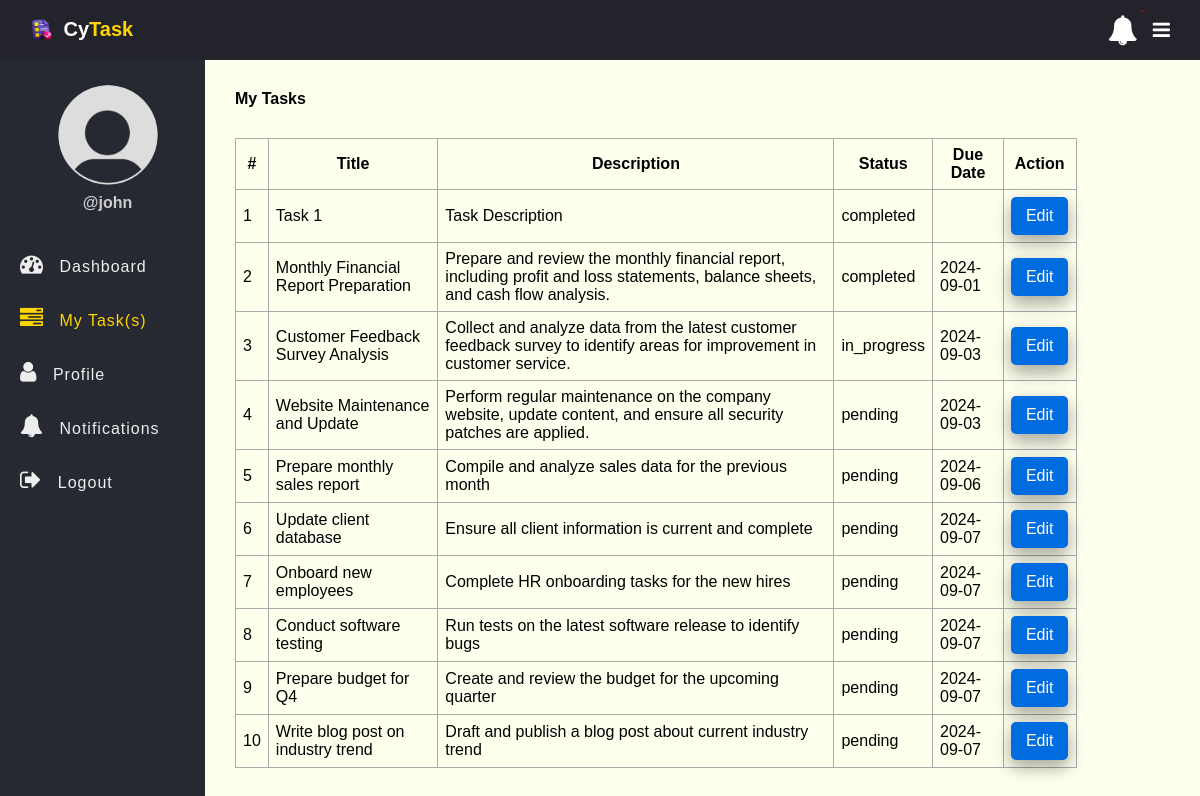
Before: /my_task.php (signed in) with the older database file.
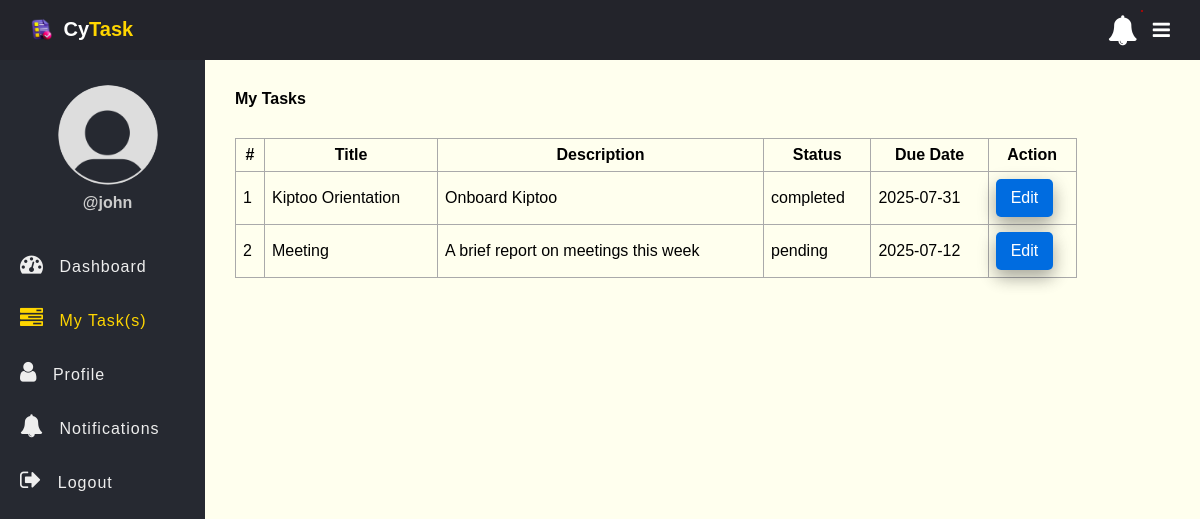
After: the same page with the newer database file.
### tables this page shows
CREATE TABLE `tasks` (
  `id` int(11) NOT NULL AUTO_INCREMENT,
  `title` varchar(100) NOT NULL,
  `description` text DEFAULT NULL,
  `assigned_to` int(11) DEFAULT NULL,
  `due_date` date DEFAULT NULL,
  `status` enum('pending','in_progress','completed') DEFAULT 'pending',
  `created_at` timestamp NOT NULL DEFAULT current_timestamp(),
  PRIMARY KEY (`id`),
  KEY `assigned_to` (`assigned_to`),
  CONSTRAINT `tasks_ibfk_1` FOREIGN KEY (`assigned_to`) REFERENCES `users` (`id`)
);

### app/Model/Task.php (called while the page is built, shortened)
<?php
function get_all_tasks_by_id($conn, $id){
	$sql = "SELECT * FROM tasks WHERE assigned_to=?";
	$stmt = $conn->prepare($sql);
	$stmt->execute([$id]);
	if($stmt->rowCount() > 0){
		$tasks = $stmt->fetchAll();
	}else $tasks = 0;
	return $tasks;
}

### my_task.php (the view, shortened to what this page needs)
<?php
if (isset($_SESSION['role']) && isset($_SESSION['id'])) {
    include "DB_connection.php";
    include "app/Model/Task.php";
    include "app/Model/User.php";
    $tasks = get_all_tasks_by_id($conn, $_SESSION['id']);
 ?>
<!DOCTYPE html>
<html>
<head>
	<link rel="stylesheet" href="https://stackpath.bootstrapcdn.com/font-awesome/4.7.0/css/font-awesome.min.css">
	<link rel="stylesheet" href="css/style.css">
</head>
<body>
	<?php include "inc/header.php" ?>
	<div class="body">
		<?php include "inc/nav.php" ?>
		<section class="section-1">
			<h4 class="title">My Tasks</h4>
			<?php if ($tasks != 0) { ?>
			<table class="main-table">
				<tr>
					<th>#</th>
					<th>Title</th>
					<th>Description</th>
					<th>Status</th>
					<th>Due Date</th>
					<th>Action</th>
				</tr>
				<?php $i=0; foreach ($tasks as $task) { ?>
				<tr>
					<td><?=++$i?></td>
					<td><?=$task['title']?></td>
					<td><?=$task['description']?></td>
					<td><?=$task['status']?></td>
	            <td><?=$task['due_date']?></td>
					<td>
						<a href="edit-task-employee.php?id=<?=$task['id']?>" class="edit-btn">Edit</a>
					</td>
				</tr>
			   <?php	} ?>
			</table>
		<?php }else { ?>
			<h3>Empty</h3>
		<?php  }?>
		</section>
	</div>
</body>
</html>
<?php }else{
   $em = "First login";
   header("Location: login.php?error=$em");
   exit();
}
 ?>

### inc/header.php (shortened to what this page needs)
<header class="header">
	<div class="left-header">
	<h2 class="u-name">
	<img src="img/logo.png" alt="CyTask Logo" style="height:24px; vertical-align:middle; margin-right:5px;">
	Cy<b>Task</b>
	</h2>
	</div>
	<div class="right-header">
	<span class="notification" id="notificationBtn">
		<i class="fa fa-bell" aria-hidden="true"></i>
		<span id="notificationNum"></span>
	</span>
	<label for="checkbox">
      <i id="navbtn" class="fa fa-bars" aria-hidden="true"></i>
    </label>
	</div>
</header>

### inc/nav.php (shortened to what this page needs)
<nav class="side-bar">
			<div class="user-p">
				<img src="img/user.png">
				<h4>@<?=$_SESSION['username']?></h4>
			</div>
			<?php
               if($_SESSION['role'] == "employee"){
			 ?>
			<ul id="navList">
				<li>
					<a href="index.php">
						<i class="fa fa-tachometer" aria-hidden="true"></i>
						<span>Dashboard</span>
					</a>
				</li>
				<li>
					<a href="my_task.php">
						<i class="fa fa-tasks" aria-hidden="true"></i>
						<span>My Task(s)</span>
					</a>
				</li>
				<li>
					<a href="profile.php">
						<i class="fa fa-user" aria-hidden="true"></i>
						<span>Profile</span>
					</a>
				</li>
				<li>
					<a href="notifications.php">
						<i class="fa fa-bell" aria-hidden="true"></i>
						<span>Notifications</span>
					</a>
				</li>
				<li>
					<a href="logout.php">
						<i class="fa fa-sign-out" aria-hidden="true"></i>
						<span>Logout</span>
					</a>
				</li>
			</ul>
		<?php } ?>
		</nav>

### css/style.css (style rules this page uses)
* { padding: 0; margin: 0; box-sizing: border-box; font-family: arial, sans-serif; }
.header { display: flex; justify-content: space-between; align-items: center; padding: 15px 30px; background: #23242b; color: #fff; }
.left-header { display: flex; align-items: center; gap: 15px; }
.right-header { display: flex; align-items: center; gap: 15px; }
.u-name { font-size: 20px; padding-left: 0px; }
.u-name b { color: #FFD600; }
.header i { font-size: 30px; cursor: pointer; color: #fff; }
.header .notification { position: relative; cursor: pointer; }
.header .notification span { position: absolute; top: -5px; right: -5px; background: #C80000; padding: 1px; border-radius: 50%; }
.user-p { text-align: center; padding-left: 10px; padding-top: 25px; }
.user-p img { width: 100px; border-radius: 50%; }
.user-p h4 { color: #ccc; padding: 5px 0; }
.side-bar { width: 250px; background: #262931; min-height: 100vh; transition: 500ms width; }
.body { display: flex; }
.side-bar ul { margin-top: 20px; list-style: none; }
.side-bar ul li { font-size: 16px; padding: 15px 0px; padding-left: 20px; transition: 500ms background; white-space: nowrap; overflow: hidden; text-overflow: ellipsis; cursor: pointer; }
.side-bar ul li a { text-decoration: none; color: #eee; cursor: pointer; letter-spacing: 1px; display: block; width: 100%; }
.side-bar .active a { color: #FFD600 !important; }
.side-bar .active a i { color: #FFD600 !important; }
.side-bar ul li a i { display: inline-block; padding-right: 10px; font-size: 23px; }
#navbtn { display: inline-block; margin-left: 0px; font-size: 20px; transition: 500ms color; }
.section-1 { padding: 30px; }
.section-1 .title { margin-bottom: 10px; }
.section-1 { width: 100%; background: #ffe; }
.main-table, .main-table tr, .main-table th, .main-table td { border: 1px solid #aaa; border-collapse: collapse; padding: 7px; }
.main-table { width: 90%; margin-top: 30px; }
.edit-btn { text-decoration: none; display: inline-block; padding-left: 10px; border: none; background: #006CE0; padding: 10px 15px; color: #fff; font-size: 16px; border-radius: 5px; cursor: pointer; outline: none; transition: background 1s; box-shadow: 0 8px 16px 0 rgba(0,0,0,0.2), 0 6px 20px 0 rgba(0,0,0,0.19); }

Changed rows visible on the page:
removed tasks: title "Task 1", description "Task Description", status "completed"
removed tasks: title "Monthly Financial Report Preparation", description "Prepare and review the monthly financial report, including profit and loss statements, balance sheets, and cash flow analysis.", status "completed", due_date "2024-09-01"
removed tasks: title "Customer Feedback Survey Analysis", description "Collect and analyze data from the latest customer feedback survey to identify areas for improvement in customer service.", status "in_progress", due_date "2024-09-03"
removed tasks: title "Website Maintenance and Update", description "Perform regular maintenance on the company website, update content, and ensure all security patches are applied.", status "pending", due_date "2024-09-03"
removed tasks: title "Prepare monthly sales report", description "Compile and analyze sales data for the previous month", status "pending", due_date "2024-09-06"
removed tasks: title "Update client database", description "Ensure all client information is current and complete", status "pending", due_date "2024-09-07"
removed tasks: title "Onboard new employees", description "Complete HR onboarding tasks for the new hires", status "pending", due_date "2024-09-07"
removed tasks: title "Conduct software testing", description "Run tests on the latest software release to identify bugs", status "pending", due_date "2024-09-07"
removed tasks: title "Prepare budget for Q4", description "Create and review the budget for the upcoming quarter", status "pending", due_date "2024-09-07"
removed tasks: title "Write blog post on industry trend", description "Draft and publish a blog post about current industry trend", status "pending", due_date "2024-09-07"
added tasks: title "Kiptoo Orientation", description "Onboard Kiptoo", status "completed", due_date "2025-07-31"
added tasks: title "Meeting", description "A brief report on meetings this week", status "pending", due_date "2025-07-12"
